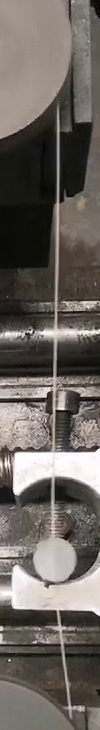
#> input picture opencv-test/cutimage.jpg, 100 x 730 px
$ python -i line_check1.py   (imports and definitions only)
#> lines starting #> are read from the running program, lines starting #| are printed output that depends on the picture
#!/usr/bin/env python
# -*- coding:utf-8 -*-
from __future__ import print_function
#直线检测
#使用霍夫直线变换做直线检测，前提条件：边缘检测已经完成
import math
import sys

import cv2 as cv
import numpy as np
image_path = 'line3.jpg'
# image_path = 'ladder.jpg'

import math

# [4 lines of commented-out code are left out]

def angle(v1, v2):
    dx1 = v1[2] - v1[0]
    dy1 = v1[3] - v1[1]
    dx2 = v2[2] - v2[0]
    dy2 = v2[3] - v2[1]
    angle1 = math.atan2(dy1, dx1)
    angle1 = int(angle1 * 180 / math.pi)
    # print(angle1)
    angle2 = math.atan2(dy2, dx2)
    angle2 = int(angle2 * 180 / math.pi)
    # print(angle2)
    if angle1 * angle2 >= 0:
        included_angle = abs(angle1 - angle2)
    else:
        included_angle = abs(angle1) + abs(angle2)
        if included_angle > 180:
            included_angle = 360 - included_angle
    return included_angle


# [38 lines of commented-out code are left out]
def line_detection(image):
    gray = cv.cvtColor(image, cv.COLOR_RGB2GRAY)
    edges = cv.Canny(gray, 50, 150, apertureSize=3)  #apertureSize参数默认其实就是3
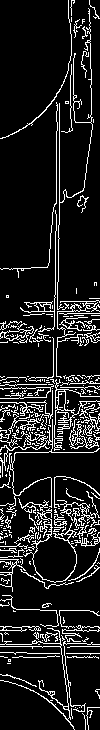
#> edges: shape (730, 100); 12.4% white in thin lines or dots
    cv.imshow("edges", edges)
    lines = cv.HoughLines(edges, 1, np.pi/180, 80)
#> lines = 294 rows, first 8: [59, 0.0175], [62, 0.0175], [56, 0], [-53, 3.12], [-89, 3.12], [64, 0.0349], [71, 0.0873], [16, 3.02]
    for line in lines:
        rho, theta = line[0]  #line[0]存储的是点到直线的极径和极角，其中极角是弧度表示的。
        a = np.cos(theta)   #theta是弧度
        b = np.sin(theta)
        x0 = a * rho    #代表x = r * cos（theta）
        y0 = b * rho    #代表y = r * sin（theta）
        x1 = int(x0 + 1000 * (-b)) #计算直线起点横坐标
        y1 = int(y0 + 1000 * a)    #计算起始起点纵坐标
        x2 = int(x0 - 1000 * (-b)) #计算直线终点横坐标
        y2 = int(y0 - 1000 * a)    #计算直线终点纵坐标    注：这里的数值1000给出了画出的线段长度范围大小，数值越小，画出的线段越短，数值越大，画出的线段越长
        cv.line(image, (x1, y1), (x2, y2), (0, 0, 255), 2)    #点的坐标必须是元组，不能是列表。
#> this loop made 294 passes
#> (rho, theta, a, b, x0, y0, x1, y1) on passes 1 to 3: (59, 0.0175, 1, 0.0175, 58.99, 1.03, 41, 1000), (62, 0.0175, 1, 0.0175, 61.99, 1.08, 44, 1000), (56, 0, 1, 0, 56, 0, 56, 1000)
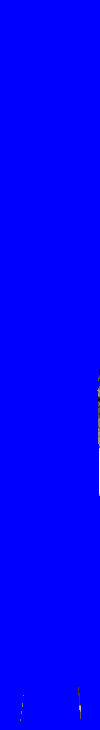
#> image: shape (730, 100, 3); mean R, G, B 0.4, 0.4, 254.6
    cv.imshow("image-lines", image)

#统计概率霍夫线变换
def line_detect_possible_demo(image):
    gray = cv.cvtColor(image, cv.COLOR_RGB2GRAY)
    cv.imshow('imggray', gray)
    #cv.imshow('opening', opening)
    edges = cv.Canny(gray, 50, 150, apertureSize=3)  # apertureSize参数默认其实就是3
    lines = cv.HoughLinesP(edges, 1, np.pi / 180, 60, minLineLength=120, maxLineGap=5)
    result_lines = []
    points = []
    for line in lines:
        x1, y1, x2, y2 = line[0]
        if abs(y1 - y2) < 5:
            continue
        result_lines.append(line)
        print("coordinate:", x1, y1, x2, y2)
        points.append([x1, y1, x2, y2])
        cv.line(image, (x1, y1), (x2, y2), (0, 0, 255), 2)

    cv.imwrite('line_detect_possible.jpg', image)
    cv.imshow("line_detect_possible_demo", image)
    return points


# [5 lines not run here, left out]

>>> import cv2
>>> picture = cv2.cvtColor(cv2.imread('cutimage.jpg'), cv2.COLOR_BGR2RGB)
>>> result = line_detection(picture)

$ run again, on opencv-test/image12.jpg
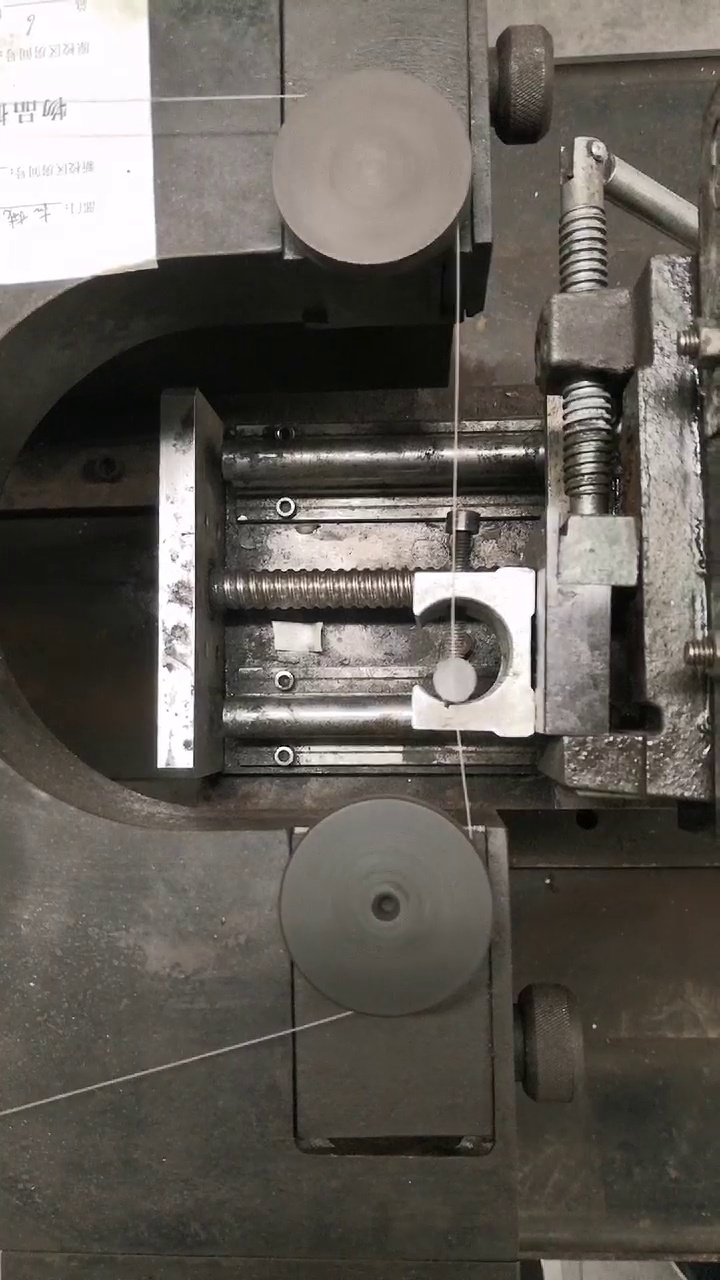
#> input picture opencv-test/image12.jpg, 720 x 1280 px
#> in line_detection, `edges = cv.Canny(gray, 50, 150, apertureSize=3)`:
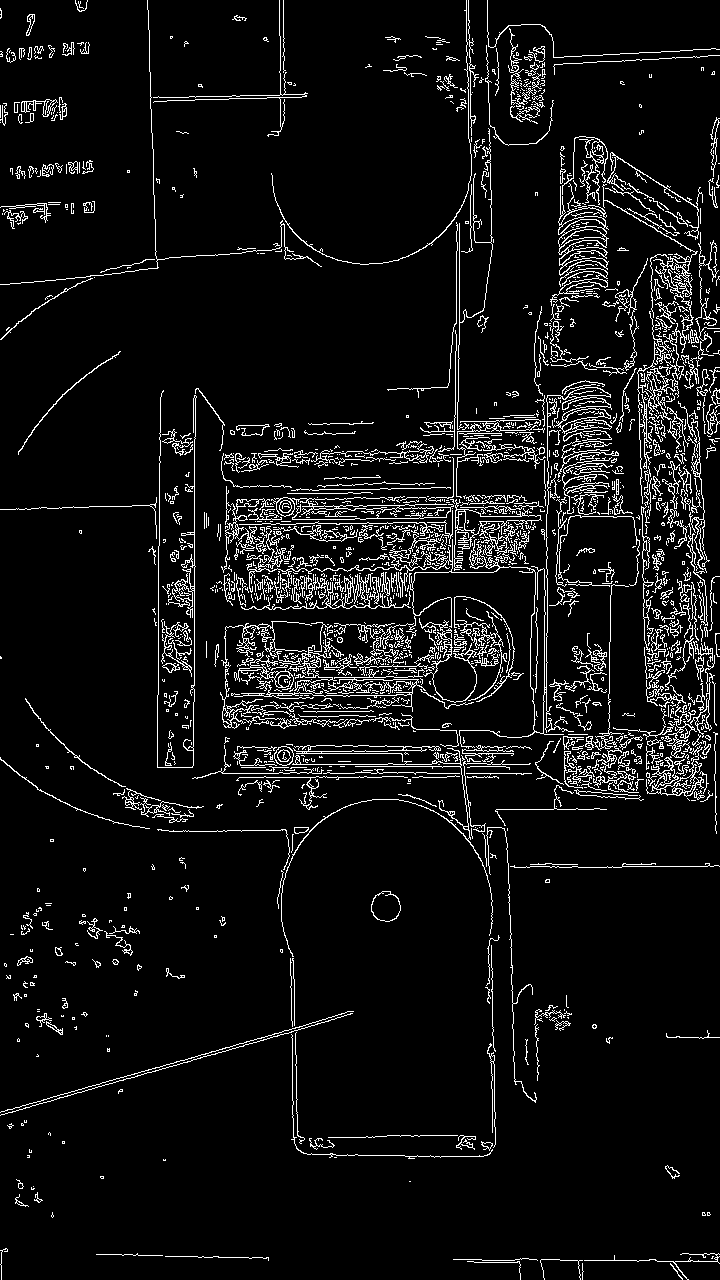
#> edges: shape (1280, 720); 6.8% white in thin lines or dots
#> the loop in line_detection, `for line in lines:` made 12002 passes
#> (rho, theta, a, b, x0, y0, x1, y1) on passes 1 to 3: (773, 1.57, -4.37e-08, 1, -3.38e-05, 773, -1000, 772), (1069, 1.29, 0.276, 0.961, 294.7, 1027.6, -666, 1303), (677, 0.785, 0.707, 0.707, 478.7, 478.7, -228, 1185)
#> after the loop in line_detection, `for line in lines:`:
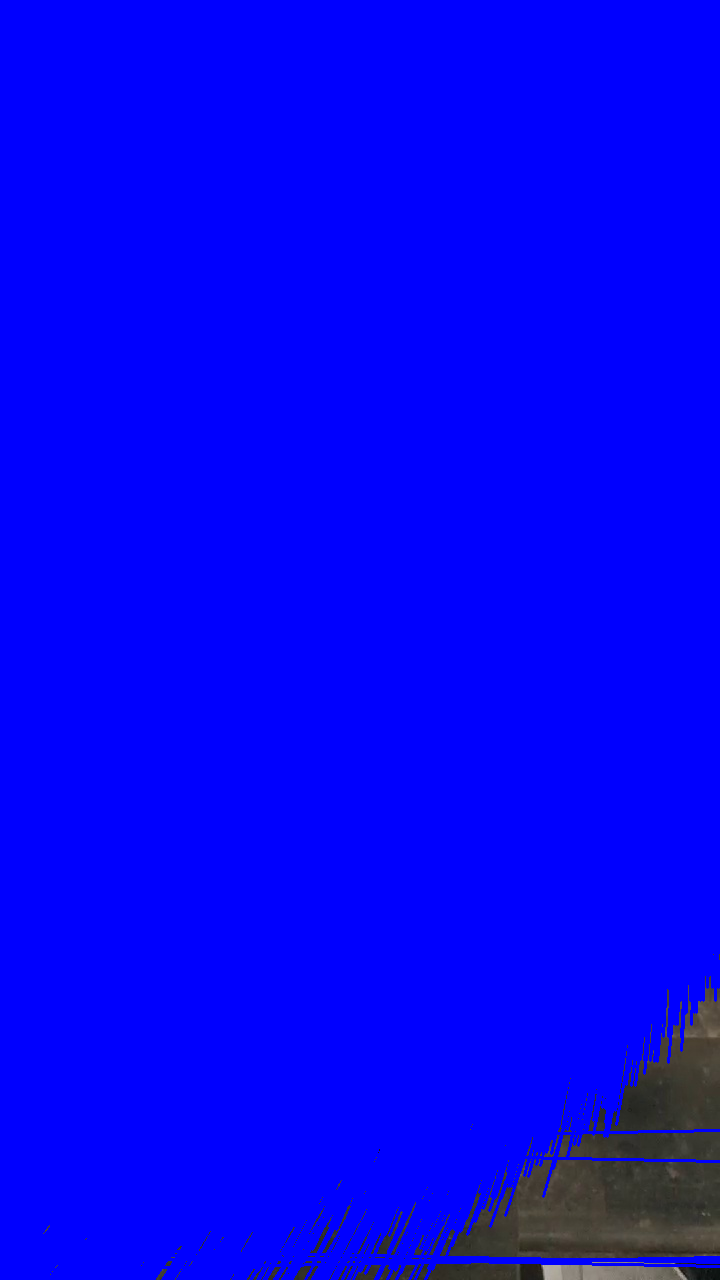
#> image: shape (1280, 720, 3); mean R, G, B 3.1, 2.9, 245.6
